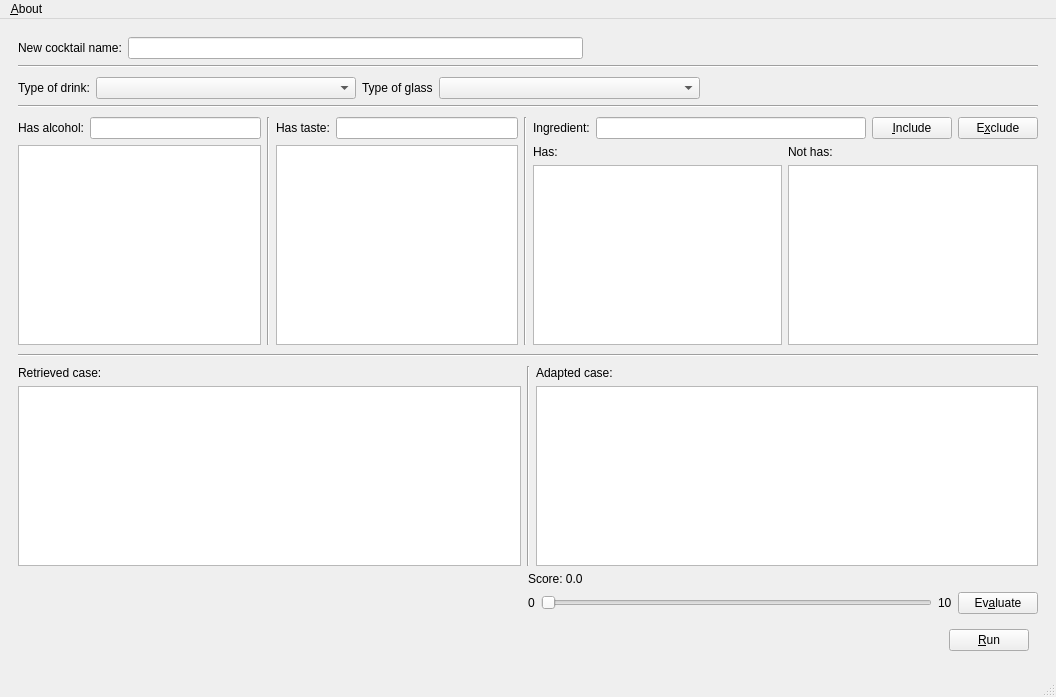
<?xml version="1.0" encoding="UTF-8"?>
<ui version="4.0">
 <class>MainWindow</class>
 <widget class="QMainWindow" name="MainWindow">
  <property name="geometry">
   <rect>
    <x>0</x>
    <y>0</y>
    <width>1056</width>
    <height>697</height>
   </rect>
  </property>
  <property name="windowTitle">
   <string>Cocktail Creator</string>
  </property>
  <property name="locale">
   <locale language="English" country="UnitedStates"/>
  </property>
  <widget class="QWidget" name="centralwidget">
   <layout class="QVBoxLayout" name="verticalLayout">
    <property name="bottomMargin">
     <number>6</number>
    </property>
    <item>
     <widget class="QWidget" name="widget" native="true">
      <layout class="QVBoxLayout" name="verticalLayout_6">
       <property name="spacing">
        <number>6</number>
       </property>
       <item>
        <layout class="QHBoxLayout" name="horizontalLayout_13">
         <item>
          <widget class="QLabel" name="label_8">
           <property name="text">
            <string>New cocktail name:</string>
           </property>
          </widget>
         </item>
         <item>
          <widget class="QLineEdit" name="lineEdit_new_name">
           <property name="maxLength">
            <number>100</number>
           </property>
          </widget>
         </item>
         <item>
          <spacer name="horizontalSpacer">
           <property name="orientation">
            <enum>Qt::Horizontal</enum>
           </property>
           <property name="sizeHint" stdset="0">
            <size>
             <width>40</width>
             <height>20</height>
            </size>
           </property>
          </spacer>
         </item>
        </layout>
       </item>
       <item>
        <widget class="Line" name="line_5">
         <property name="orientation">
          <enum>Qt::Horizontal</enum>
         </property>
        </widget>
       </item>
       <item>
        <layout class="QHBoxLayout" name="horizontalLayout">
         <property name="topMargin">
          <number>3</number>
         </property>
         <item>
          <layout class="QHBoxLayout" name="horizontalLayout_6" stretch="0,2">
           <item>
            <widget class="QLabel" name="label_7">
             <property name="text">
              <string>Type of drink:</string>
             </property>
            </widget>
           </item>
           <item>
            <widget class="QComboBox" name="drink_type"/>
           </item>
          </layout>
         </item>
         <item>
          <layout class="QHBoxLayout" name="horizontalLayout_12" stretch="0,2">
           <item>
            <widget class="QLabel" name="label_6">
             <property name="text">
              <string>Type of glass</string>
             </property>
            </widget>
           </item>
           <item>
            <widget class="QComboBox" name="glass_type"/>
           </item>
          </layout>
         </item>
         <item>
          <spacer name="horizontalSpacer_4">
           <property name="orientation">
            <enum>Qt::Horizontal</enum>
           </property>
           <property name="sizeHint" stdset="0">
            <size>
             <width>40</width>
             <height>20</height>
            </size>
           </property>
          </spacer>
         </item>
        </layout>
       </item>
       <item>
        <widget class="Line" name="line_4">
         <property name="orientation">
          <enum>Qt::Horizontal</enum>
         </property>
        </widget>
       </item>
       <item>
        <layout class="QHBoxLayout" name="horizontalLayout_2">
         <property name="topMargin">
          <number>3</number>
         </property>
         <property name="bottomMargin">
          <number>3</number>
         </property>
         <item>
          <layout class="QVBoxLayout" name="verticalLayout_13">
           <item>
            <layout class="QHBoxLayout" name="horizontalLayout_14">
             <item>
              <widget class="QLabel" name="include_alc_label">
               <property name="text">
                <string>Has alcohol:</string>
               </property>
              </widget>
             </item>
             <item>
              <widget class="QLineEdit" name="input_include_alc"/>
             </item>
            </layout>
           </item>
           <item>
            <widget class="QListWidget" name="list_alc_includes"/>
           </item>
          </layout>
         </item>
         <item>
          <widget class="Line" name="line">
           <property name="orientation">
            <enum>Qt::Vertical</enum>
           </property>
          </widget>
         </item>
         <item>
          <layout class="QVBoxLayout" name="verticalLayout_12">
           <item>
            <layout class="QHBoxLayout" name="horizontalLayout_10">
             <item>
              <widget class="QLabel" name="label_basic_taste">
               <property name="text">
                <string>Has taste:</string>
               </property>
              </widget>
             </item>
             <item>
              <widget class="QLineEdit" name="input_basic_taste"/>
             </item>
            </layout>
           </item>
           <item>
            <widget class="QListWidget" name="list_taste_includes"/>
           </item>
          </layout>
         </item>
         <item>
          <widget class="Line" name="line_2">
           <property name="orientation">
            <enum>Qt::Vertical</enum>
           </property>
          </widget>
         </item>
         <item>
          <layout class="QVBoxLayout" name="verticalLayout_5">
           <item>
            <layout class="QHBoxLayout" name="horizontalLayout_16">
             <item>
              <widget class="QLabel" name="label_10">
               <property name="text">
                <string>Ingredient:</string>
               </property>
              </widget>
             </item>
             <item>
              <widget class="QLineEdit" name="input_ingredient"/>
             </item>
             <item>
              <widget class="QPushButton" name="btn_add_ingr">
               <property name="text">
                <string>&amp;Include</string>
               </property>
               <property name="shortcut">
                <string>Alt+I</string>
               </property>
              </widget>
             </item>
             <item>
              <widget class="QPushButton" name="btn_exclude_ingr">
               <property name="text">
                <string>E&amp;xclude</string>
               </property>
               <property name="shortcut">
                <string>Alt+X</string>
               </property>
              </widget>
             </item>
            </layout>
           </item>
           <item>
            <layout class="QGridLayout" name="gridLayout_3">
             <item row="2" column="0">
              <widget class="QListWidget" name="list_ingredient_includes"/>
             </item>
             <item row="0" column="0">
              <widget class="QLabel" name="label_5">
               <property name="text">
                <string>Has:</string>
               </property>
              </widget>
             </item>
             <item row="2" column="1">
              <widget class="QListWidget" name="list_ingredient_excludes"/>
             </item>
             <item row="0" column="1">
              <widget class="QLabel" name="label_9">
               <property name="text">
                <string>Not has:</string>
               </property>
              </widget>
             </item>
            </layout>
           </item>
          </layout>
         </item>
        </layout>
       </item>
       <item>
        <widget class="Line" name="line_3">
         <property name="orientation">
          <enum>Qt::Horizontal</enum>
         </property>
        </widget>
       </item>
       <item>
        <layout class="QVBoxLayout" name="verticalLayout_3">
         <item>
          <layout class="QHBoxLayout" name="horizontalLayout_4">
           <property name="topMargin">
            <number>3</number>
           </property>
           <item>
            <layout class="QVBoxLayout" name="verticalLayout_8">
             <item>
              <widget class="QLabel" name="label_15">
               <property name="text">
                <string>Retrieved case:</string>
               </property>
              </widget>
             </item>
             <item>
              <widget class="QTextBrowser" name="retrieved_case"/>
             </item>
            </layout>
           </item>
           <item>
            <widget class="Line" name="line_7">
             <property name="orientation">
              <enum>Qt::Vertical</enum>
             </property>
            </widget>
           </item>
           <item>
            <layout class="QVBoxLayout" name="verticalLayout_9">
             <item>
              <widget class="QLabel" name="label_16">
               <property name="text">
                <string>Adapted case:</string>
               </property>
              </widget>
             </item>
             <item>
              <widget class="QTextBrowser" name="adapted_case"/>
             </item>
            </layout>
           </item>
          </layout>
         </item>
         <item>
          <layout class="QHBoxLayout" name="horizontalLayout_15">
           <item>
            <spacer name="horizontalSpacer_3">
             <property name="orientation">
              <enum>Qt::Horizontal</enum>
             </property>
             <property name="sizeHint" stdset="0">
              <size>
               <width>40</width>
               <height>20</height>
              </size>
             </property>
            </spacer>
           </item>
           <item>
            <layout class="QVBoxLayout" name="verticalLayout_7">
             <item>
              <widget class="QLabel" name="score_label">
               <property name="text">
                <string>Score: 0.0</string>
               </property>
              </widget>
             </item>
             <item>
              <layout class="QHBoxLayout" name="horizontalLayout_3">
               <item>
                <widget class="QLabel" name="label_17">
                 <property name="text">
                  <string>0</string>
                 </property>
                </widget>
               </item>
               <item>
                <widget class="QSlider" name="score_slider">
                 <property name="maximum">
                  <number>100</number>
                 </property>
                 <property name="singleStep">
                  <number>1</number>
                 </property>
                 <property name="orientation">
                  <enum>Qt::Horizontal</enum>
                 </property>
                </widget>
               </item>
               <item>
                <widget class="QLabel" name="label_18">
                 <property name="text">
                  <string>10</string>
                 </property>
                </widget>
               </item>
               <item>
                <widget class="QPushButton" name="btn_evaluate">
                 <property name="text">
                  <string>Ev&amp;aluate</string>
                 </property>
                 <property name="shortcut">
                  <string>Alt+A</string>
                 </property>
                </widget>
               </item>
              </layout>
             </item>
            </layout>
           </item>
          </layout>
         </item>
        </layout>
       </item>
       <item>
        <layout class="QVBoxLayout" name="verticalLayout_2"/>
       </item>
       <item>
        <widget class="QWidget" name="nav_bar" native="true">
         <layout class="QHBoxLayout" name="horizontalLayout_5">
          <item>
           <spacer name="horizontalSpacer_2">
            <property name="orientation">
             <enum>Qt::Horizontal</enum>
            </property>
            <property name="sizeHint" stdset="0">
             <size>
              <width>845</width>
              <height>20</height>
             </size>
            </property>
           </spacer>
          </item>
          <item>
           <widget class="QPushButton" name="btn_run">
            <property name="sizePolicy">
             <sizepolicy hsizetype="Minimum" vsizetype="Fixed">
              <horstretch>0</horstretch>
              <verstretch>0</verstretch>
             </sizepolicy>
            </property>
            <property name="layoutDirection">
             <enum>Qt::RightToLeft</enum>
            </property>
            <property name="text">
             <string>&amp;Run</string>
            </property>
            <property name="shortcut">
             <string>Alt+R</string>
            </property>
           </widget>
          </item>
         </layout>
        </widget>
       </item>
      </layout>
     </widget>
    </item>
   </layout>
  </widget>
  <widget class="QMenuBar" name="menubar">
   <property name="geometry">
    <rect>
     <x>0</x>
     <y>0</y>
     <width>1056</width>
     <height>21</height>
    </rect>
   </property>
   <widget class="QMenu" name="menuFile">
    <property name="title">
     <string>&amp;About</string>
    </property>
    <addaction name="user_manual"/>
   </widget>
   <addaction name="menuFile"/>
  </widget>
  <widget class="QStatusBar" name="statusbar"/>
  <action name="user_manual">
   <property name="text">
    <string>User &amp;Manual</string>
   </property>
  </action>
 </widget>
 <tabstops>
  <tabstop>lineEdit_new_name</tabstop>
  <tabstop>drink_type</tabstop>
  <tabstop>glass_type</tabstop>
  <tabstop>input_include_alc</tabstop>
  <tabstop>list_alc_includes</tabstop>
  <tabstop>input_basic_taste</tabstop>
  <tabstop>list_taste_includes</tabstop>
  <tabstop>input_ingredient</tabstop>
  <tabstop>btn_add_ingr</tabstop>
  <tabstop>btn_exclude_ingr</tabstop>
  <tabstop>list_ingredient_includes</tabstop>
  <tabstop>list_ingredient_excludes</tabstop>
  <tabstop>btn_run</tabstop>
  <tabstop>score_slider</tabstop>
  <tabstop>btn_evaluate</tabstop>
  <tabstop>retrieved_case</tabstop>
  <tabstop>adapted_case</tabstop>
 </tabstops>
 <resources/>
 <connections/>
</ui>
